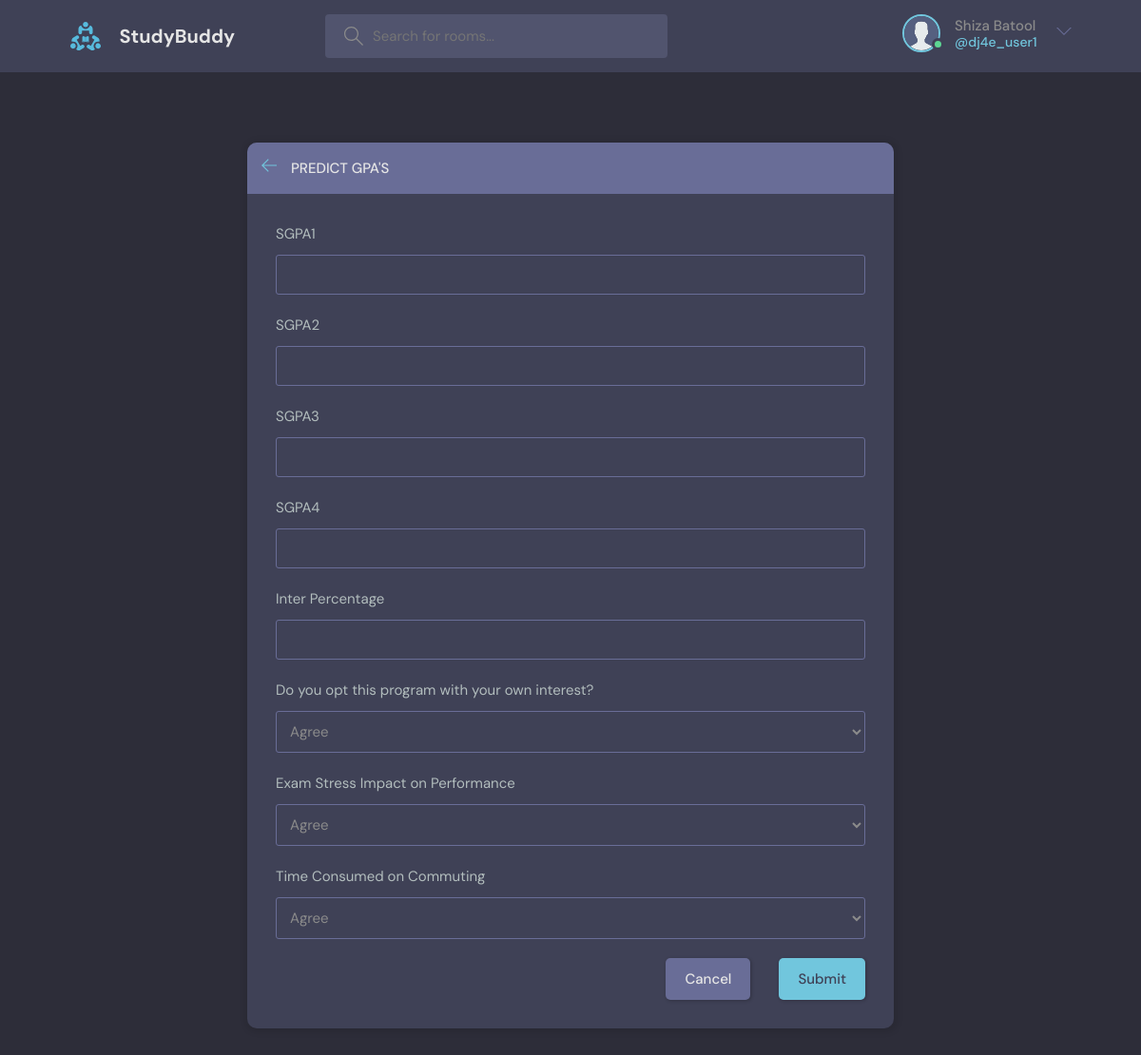
Screenshot of /predict/ (signed in) with the database file from the repository.
### mainapp/models.py (models this page shows)
class User(AbstractUser):
    name = models.CharField(max_length=200, null=True)
    email = models.EmailField(unique=True)
    bio = models.TextField(null=True)
    avatar = models.ImageField(null=True, default="avatar.svg")
    USERNAME_FIELD = 'email'
    REQUIRED_FIELDS = []

### mainapp/views.py (the view)
# urls.py: path('predict/', views.predict_sgpa_cgpa, name='predict_sgpa_cgpa'),
@login_required(login_url='login')
def predict_sgpa_cgpa(request):
    if request.method == 'POST':
        input_data = {
            'SGPA1': float(request.POST.get('SGPA1')),
            'SGPA2': float(request.POST.get('SGPA2')),
            'SGPA3': float(request.POST.get('SGPA3')),
            'SGPA4': float(request.POST.get('SGPA4')),
            'Inter Percentage': float(request.POST.get('InterPercentage')),
            'Time Consumed on Commuting': int(request.POST.get('TimeConsumedOnCommuting')),
            'Exam Stress Impact on Performance': int(request.POST.get('ExamStressImpactOnPerformance')),
            'Interest': int(request.POST.get('Interest'))
        }
        input_df = pd.DataFrame([input_data])
        loaded_sgpa_model = joblib.load(
            '/Users/fasihmuhammad/Desktop/Github/Study-Room-Web-App/model/sgpa_model.pkl')
        loaded_cgpa_model = joblib.load(
            '/Users/fasihmuhammad/Desktop/Github/Study-Room-Web-App/model/cgpa_model.pkl')
        sgpa_prediction = loaded_sgpa_model.predict(input_df)
        cgpa_prediction = loaded_cgpa_model.predict(input_df)
        context = {
            'SGPA': sgpa_prediction[0],
            'CGPA': cgpa_prediction[0]
        }
        return render(request, 'mainapp/prediction_form.html', context)
    else:
        return render(request, 'mainapp/prediction_form.html')

### mainapp/templates/mainapp/prediction_form.html (shortened to what this page needs)
{% extends 'main.html' %}
{% block content %}
<main class="update-account layout">
    <div class="container" style="align-items: center; justify-content: center;">
        <div class="layout__box">
            <div class="layout__boxHeader">
                <div class="layout__boxTitle">
                    <a href="{% url 'home' %}">
                        <svg version="1.1" xmlns="http://www.w3.org/2000/svg" width="32" height="32"
                            viewBox="0 0 32 32">
                            <title>arrow-left</title>
                            <path
                                d="M13.723 2.286l-13.723 13.714 13.719 13.714 1.616-1.611-10.96-10.96h27.625v-2.286h-27.625l10.965-10.965-1.616-1.607z">
                            </path>
                        </svg>
                    </a>
                    <h3>Predict GPA's</h3>
                </div>
            </div>
            <div class="layout__body">
                <form class="form" action="" method="POST" enctype="multipart/form-data">
                    <div class="form__group">
                        <label for="SGPA1">SGPA1</label>
                        <input required type="number" step="0.1" name="SGPA1" />
                    </div>
                    <div class="form__group">
                        <label for="SGPA2">SGPA2</label>
                        <input required type="number" step="0.1" name="SGPA2" />
                    </div>
                    <div class="form__group">
                        <label for="SGPA3">SGPA3</label>
                        <input required type="number" step="0.1" name="SGPA3" />
                    </div>
                    <div class="form__group">
                        <label for="SGPA4">SGPA4</label>
                        <input required type="number" step="0.1" name="SGPA4" />
                    </div>
                    <div class="form__group">
                        <label for="InterPercentage">Inter Percentage</label>
                        <input required type="number" step="0.1" name="InterPercentage" />
                    </div>
                    <div class="form__group">
                        <label for="Interest">Do you opt this program with your own interest?</label>
                        <select name="Interest" id="Interest">
                            <option value="0">Agree</option>
                        </select>
                    </div>
                    <div class="form__group">
                        <label for="ExamStressImpactOnPerformance">Exam Stress Impact on Performance</label>
                        <select name="ExamStressImpactOnPerformance" id="ExamStressImpactOnPerformance">
                            <option value="0">Agree</option>
                        </select>
                    </div>
                    <div class="form__group">
                        <label for="TimeConsumedOnCommuting">Time Consumed on Commuting</label>
                        <select name="TimeConsumedOnCommuting" id="TimeConsumedOnCommuting">
                            <option value="0">Agree</option>
                        </select>
                    </div>
                    <div class="form__action">
                        <a class="btn btn--dark" href="{{request.META.HTTP_REFERER}}">Cancel</a>
                        <button class="btn btn--main" type="submit">Submit</button>
                    </div>
                </form>
            </div>
        </div>
    </div>
</main>
{% endblock content %}

### templates/navbar.html (shortened to what this page needs)
{% load static %}
{% if request.user.is_authenticated %}
<header class="header header--loggedIn">
	<div class="container">
		<a href="{% url 'home' %}" class="header__logo">
			<img src="{% static 'images/logo.svg' %}" />
			<h1>StudyBuddy</h1>
		</a>
		<form class="header__search" method="GET" action="{% url 'home' %}">
			<label>
				<input name="q" placeholder="Search for rooms..." />
			</label>
		</form>
		<nav class="header__menu">
			<div class="header__user">
				<a href="{% url 'user-profile' user.id %}">
					<div class="avatar avatar--medium active">
						<img src="{{request.user.avatar.url}}" />
					</div>
					<p>
						{{request.user.name}} <span>@{{request.user.username}}</span>
					</p>
				</a>
				<button class="dropdown-button">
					<svg
						version="1.1"
						xmlns="http://www.w3.org/2000/svg"
						width="32"
						height="32"
						viewBox="0 0 32 32"
					>
						<title>chevron-down</title>
						<path d="M16 21l-13-13h-3l16 16 16-16h-3l-13 13z"></path>
					</svg>
				</button>
			</div>
			{% endif %}
		</nav>
	</div>
</header>

### rows the page displays
User: user.avatar (placeholder picture), user.name "Shiza Batool", user.username "dj4e_user1"
